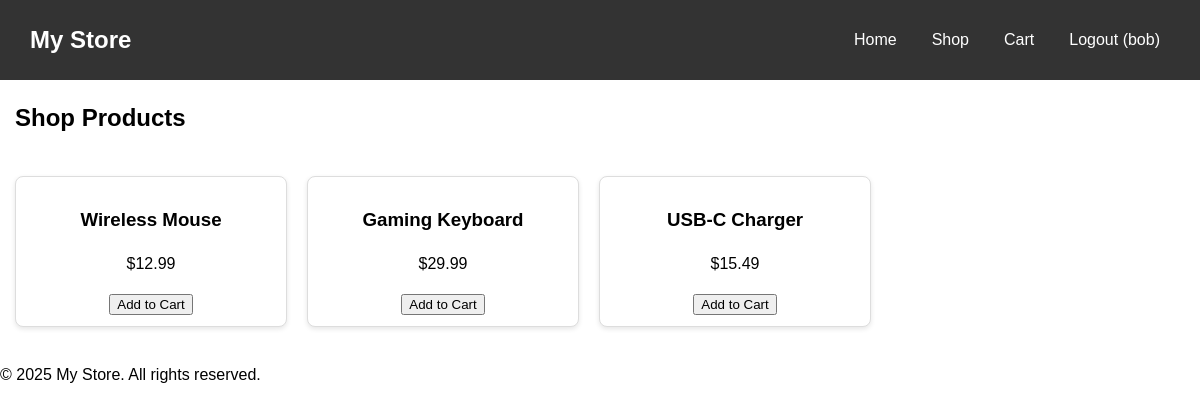
Screenshot of / (signed in) with the database file from the repository.
### tables this page shows
CREATE TABLE products (
    id INTEGER PRIMARY KEY AUTOINCREMENT,
    name TEXT NOT NULL,
    price REAL NOT NULL,
    description TEXT NOT NULL
, seller_id INTEGER, inventory INTEGER DEFAULT 0);

### app.py (the view)
@app.route('/')
def home():
    products = db.get_all_products()
    return render_template('shop.html', products=products)

### app.py (called while the page is built)
@app.context_processor
def inject_csrf_token():
    return dict(csrf_token=generate_csrf)

### db/database.py (called while the page is built)
    def connect(self):
        conn = sqlite3.connect(self.db_path, timeout=10, check_same_thread=False)
        conn.row_factory = sqlite3.Row
        return conn

    def get_all_products(self):
        with self.connect() as conn:
            products = conn.execute("SELECT * FROM products").fetchall()
        return [dict(row) for row in products]

### templates/shop.html (shortened to what this page needs)
{% extends "base.html" %}
{% block content %}
<section id="products">
  <h2>Shop Products</h2>
  <div class="product-list">
    {% for product in products %}
      <div class="product-item"
     onclick="window.location.href=`{{ url_for('product_detail', product_id=product.id) }}`"
     style="cursor:pointer;">
          <h3>{{ product.name }}</h3>
        <p>${{ product.price }}</p>
        <form action="{{ url_for('add_to_cart', product_id=product.id) }}" method="POST">
          <button type="submit">Add to Cart</button>
        </form>
      </div>
    {% endfor %}
  </div>
</section>
{% endblock %}

### static/styles.css (style rules this page uses)
body { font-family: Arial, sans-serif; line-height: 1.5; margin: 0px }
#products { margin: 15px; }
.product-list { display: flex; flex-wrap: wrap; gap: 20px; padding: 20px 0; }
.product-item { flex: 1 1 200px; max-width: 250px; border: 1px solid #ddd; padding: 10px; text-align: center; box-shadow: 0 2px 5px rgba(0, 0, 0, 0.1); border-radius: 8px; background-color: #fff; transition: transform 0.2s; }

### rows the page displays
products: name "Wireless Mouse", price "12.99"
products: name "Gaming Keyboard", price "29.99"
products: name "USB-C Charger", price "15.49"

### other values shown
{{ session.get('username') }} "bob"
